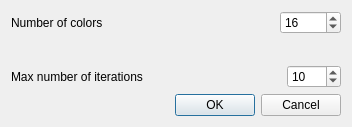
<?xml version="1.0" encoding="UTF-8"?>
<ui version="4.0">
 <class>KmeansDialog</class>
 <widget class="QDialog" name="KmeansDialog">
  <property name="geometry">
   <rect>
    <x>0</x>
    <y>0</y>
    <width>352</width>
    <height>127</height>
   </rect>
  </property>
  <property name="windowTitle">
   <string>Kmeans clustering setting</string>
  </property>
  <layout class="QVBoxLayout" name="verticalLayout">
   <item>
    <layout class="QHBoxLayout" name="horizontalLayout">
     <item>
      <widget class="QLabel" name="label_color">
       <property name="text">
        <string>Number of colors</string>
       </property>
      </widget>
     </item>
     <item>
      <spacer name="horizontalSpacer">
       <property name="orientation">
        <enum>Qt::Horizontal</enum>
       </property>
       <property name="sizeHint" stdset="0">
        <size>
         <width>40</width>
         <height>20</height>
        </size>
       </property>
      </spacer>
     </item>
     <item>
      <widget class="QSpinBox" name="spinBox_k">
       <property name="minimum">
        <number>1</number>
       </property>
       <property name="maximum">
        <number>65536</number>
       </property>
       <property name="value">
        <number>16</number>
       </property>
      </widget>
     </item>
    </layout>
   </item>
   <item>
    <spacer name="verticalSpacer">
     <property name="orientation">
      <enum>Qt::Vertical</enum>
     </property>
     <property name="sizeHint" stdset="0">
      <size>
       <width>20</width>
       <height>40</height>
      </size>
     </property>
    </spacer>
   </item>
   <item>
    <layout class="QHBoxLayout" name="horizontalLayout_2">
     <item>
      <widget class="QLabel" name="label_It">
       <property name="text">
        <string>Max number of iterations</string>
       </property>
      </widget>
     </item>
     <item>
      <spacer name="horizontalSpacer_2">
       <property name="orientation">
        <enum>Qt::Horizontal</enum>
       </property>
       <property name="sizeHint" stdset="0">
        <size>
         <width>40</width>
         <height>20</height>
        </size>
       </property>
      </spacer>
     </item>
     <item>
      <widget class="QSpinBox" name="spinBox_it">
       <property name="minimum">
        <number>1</number>
       </property>
       <property name="maximum">
        <number>1000</number>
       </property>
       <property name="value">
        <number>10</number>
       </property>
      </widget>
     </item>
    </layout>
   </item>
   <item>
    <widget class="QDialogButtonBox" name="buttonBox">
     <property name="orientation">
      <enum>Qt::Horizontal</enum>
     </property>
     <property name="standardButtons">
      <set>QDialogButtonBox::Cancel|QDialogButtonBox::Ok</set>
     </property>
    </widget>
   </item>
  </layout>
 </widget>
 <resources/>
 <connections>
  <connection>
   <sender>buttonBox</sender>
   <signal>accepted()</signal>
   <receiver>KmeansDialog</receiver>
   <slot>accept()</slot>
   <hints>
    <hint type="sourcelabel">
     <x>248</x>
     <y>254</y>
    </hint>
    <hint type="destinationlabel">
     <x>157</x>
     <y>274</y>
    </hint>
   </hints>
  </connection>
  <connection>
   <sender>buttonBox</sender>
   <signal>rejected()</signal>
   <receiver>KmeansDialog</receiver>
   <slot>reject()</slot>
   <hints>
    <hint type="sourcelabel">
     <x>316</x>
     <y>260</y>
    </hint>
    <hint type="destinationlabel">
     <x>286</x>
     <y>274</y>
    </hint>
   </hints>
  </connection>
 </connections>
</ui>
